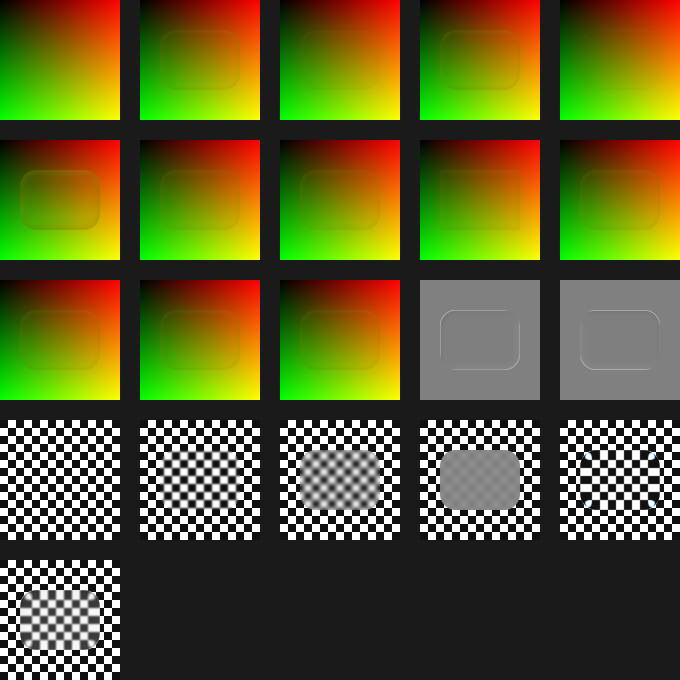
#> input picture research/calib/figma-board-checker.png, 1360 x 1360 px (shown at 1/2 size)
$ python probe.py figma-board-checker.png
#> lines starting #> are read from the running program, lines starting #| are printed output that depends on the picture; long printed decimals are rounded
import sys, numpy as np
from PIL import Image
im = np.asarray(Image.open(sys.argv[1]).convert('RGBA')).astype(float)
def cell(i):
#> called with i = 0
    c, r = i % 5, i // 5
    return im[r*280:r*280+240, c*280:c*280+240]
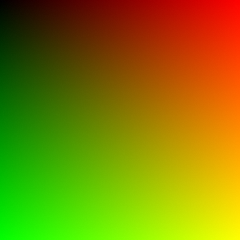
#> returned value: shape (240, 240, 4) float64; mean of channels 0, 1, 2, 3 127.9, 127.8, 1, 255; drawn as R, G, B
bg = cell(0)
print('backdrop R along x (row 120):', bg[120, ::30, 0].astype(int))
#| backdrop R along x (row 120): [  1  33  64  97 129 161 193 224]
print('backdrop G along y (col 120):', bg[::30, 120, 1].astype(int))
#| backdrop G along y (col 120): [  1  32  64  96 129 161 193 224]
print('backdrop B mean', bg[...,2].mean())
#| backdrop B mean 0.9865
for i in (13, 14):
    g = cell(i)
    print(i, 'gray center', g[120,120,:3], 'outside', g[10,10,:3])
    print('  row 120 x=40..80:', g[120,40:80,0].astype(int))
    print('  col 120 y=60..100:', g[60:100,120,0].astype(int))
#> this loop made 2 passes
#| 13 gray center [127. 127. 127.] outside [128. 128. 128.]
#|   row 120 x=40..80: [190 121 122 122 123 124 124 125 125 126 126 126 127 127 127 127 127 127
#|  127 127 127 127 127 127 127 127 127 127 127 127 127 127 127 127 127 127
#|  127 127 127 127]
#|   col 120 y=60..100: [191 121 122 122 123 124 124 125 125 126 126 126 127 127 127 127 127 127
#|  127 127 127 127 127 127 127 127 127 127 127 127 127 127 127 127 127 127
#|  127 127 127 127]
#| 14 gray center [127. 127. 127.] outside [128. 128. 128.]
#|   row 120 x=40..80: [142 132 131 131 131 130 130 129 129 129 128 128 128 128 127 127 127 127
#|  127 127 127 127 127 127 127 127 127 127 127 127 127 127 127 127 127 127
#> (further printed lines are left out)
#> pass 1, `g = cell(i)`:
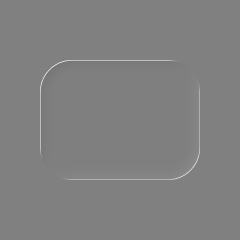
#> g: shape (240, 240, 4) float64; mean of channels 0, 1, 2, 3 128.2, 128.2, 128.2, 255; drawn as R, G, B
b = cell(1)
print('base center vs backdrop center', b[120,120,:3], bg[120,120,:3])
#| base center vs backdrop center [127. 128.   1.] [129. 129.   1.]
print('ratio', b[100:140,100:140,:3].mean((0,1)) / bg[100:140,100:140,:3].mean((0,1)))
#| ratio [0.9944 0.9949 1.        ]
